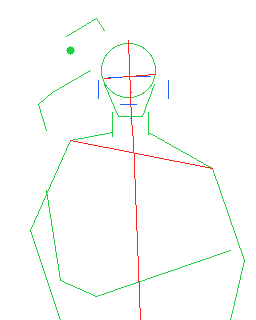
#> input picture pixel_art/portrait/etape01_construction.png, 256 x 320 px
$ python grille_ref.py etape01_construction.png out.png 5
#> lines starting #> are read from the running program, lines starting #| are printed output that depends on the picture
"""Rendu seulement : agrandit le calque ref (ou une image) avec une grille chiffrée pour LIRE les coordonnées.
usage: python3 grille_ref.py in.png out.png zoom [x0 y0 x1 y1]"""
import sys
from PIL import Image, ImageDraw
im=Image.open(sys.argv[1]).convert('RGB'); z=int(sys.argv[3])
#> after `im = Image.open(sys.argv[1]).convert('RGB')`:
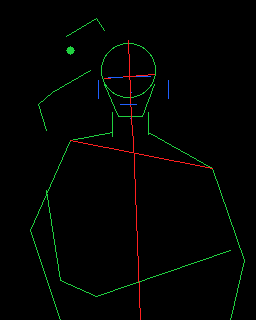
#> im: PIL image 256x320 RGB; mean R, G, B 1.9, 3.2, 1.4
if len(sys.argv)>4: x0,y0,x1,y1=map(int,sys.argv[4:8])
else: x0,y0,x1,y1=0,0,im.width,im.height
#> x0 = 0; y0 = 0; x1 = 256; y1 = 320
im=im.crop((x0,y0,x1,y1)); big=im.resize((im.width*z,im.height*z),Image.NEAREST)
#> after `big = im.resize((im.width * z, im.height * z), Image.NEAREST)`:
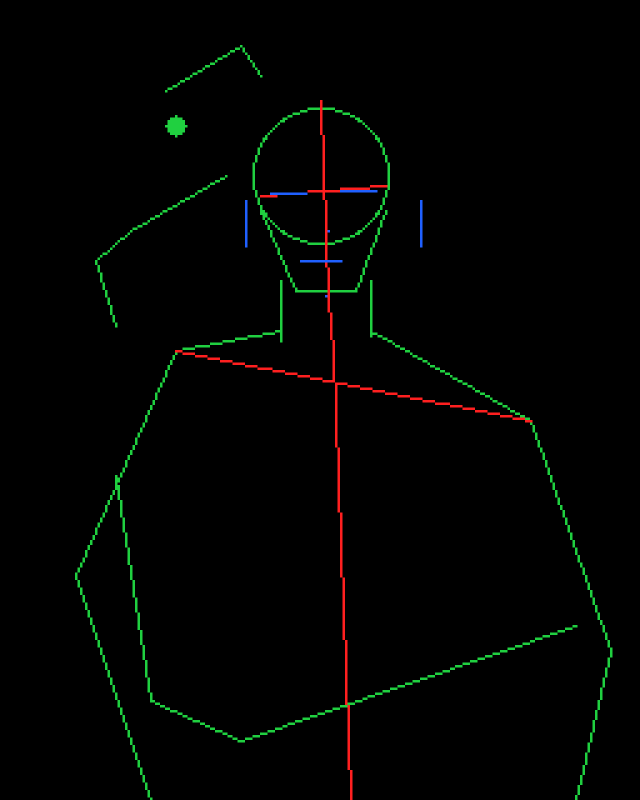
#> big: PIL image 1280x1600 RGB (shown at 1/2 size); mean R, G, B 1.9, 3.2, 1.4
c=Image.new('RGB',(big.width+30,big.height+16),(30,30,30)); c.paste(big,(30,16)); d=ImageDraw.Draw(c)
#> after `c = Image.new('RGB', (big.width + 30, big.height + 16), (30, 30, 30))`: c: PIL image 1310x1616 RGB; every value is 30
#> after `c.paste(big, (30, 16))`:
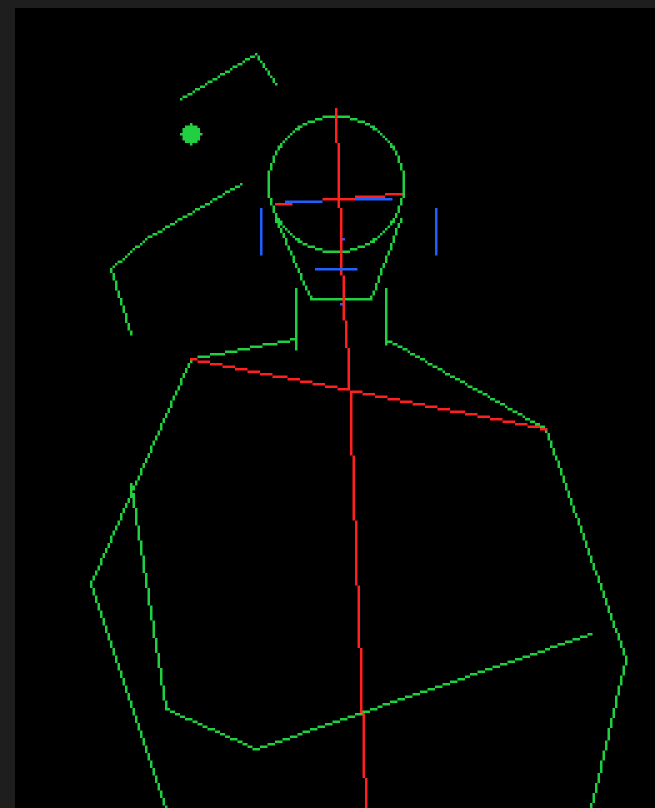
#> c: PIL image 1310x1616 RGB (shown at 1/2 size); mean R, G, B 2.8, 4.1, 2.3
step=8 if z>=4 else 16
for x in range(x0 - x0%step, x1+1, step):
    X=30+(x-x0)*z
    if X<30: continue
    d.line([(X,16),(X,c.height)],fill=(0,255,0) if x%32==0 else (0,140,255),width=1)
    if x%(step*2)==0: d.text((X+1,2),str(x),fill=(255,255,0))
for y in range(y0 - y0%step, y1+1, step):
    Y=16+(y-y0)*z
    if Y<16: continue
    d.line([(30,Y),(c.width,Y)],fill=(0,255,0) if y%32==0 else (0,140,255),width=1)
    if y%(step*2)==0: d.text((2,Y+1),str(y),fill=(255,255,0))
c.save(sys.argv[2])
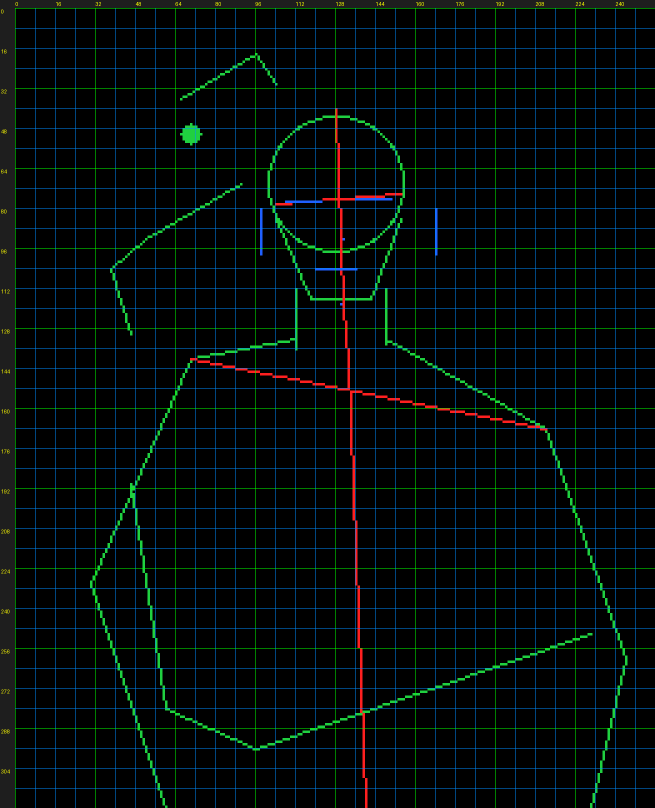
#> saved as out.png: PIL image 1310x1616 RGB (shown at 1/2 size); mean R, G, B 2.9, 12.1, 11.3
